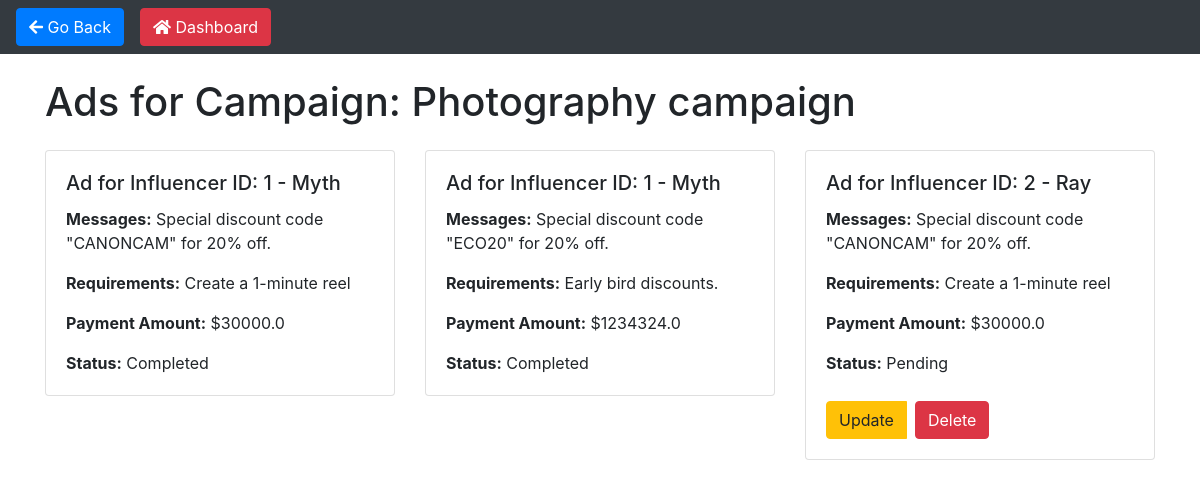
/view_ads/1 (signed in), run on the app's committed database.
### models.py (models this page shows, shortened)
class Campaign(db.Model):
    __tablename__ = "campaign"
    id = db.Column(db.Integer, primary_key=True)
    name = db.Column(db.String(64), nullable=False)
    date_created = db.Column(db.DateTime, nullable=False, default=datetime.utcnow)
    description = db.Column(db.String(84), nullable=False)
    start_date = db.Column(db.DateTime, nullable=False)
    end_date = db.Column(db.DateTime, nullable=False)
    budget = db.Column(db.Integer, nullable=False)
    visibility = db.Column(db.String(84), nullable=False)
    goals = db.Column(db.String(84), nullable=False)
    niche = db.Column(db.String(64), nullable=False)
    user_id = db.Column(db.Integer, db.ForeignKey('user.id'), nullable=False)
    associated_influencers = db.relationship('Influencer', secondary=influencer_campaign_association,
                                             back_populates='campaigns')
    ads = db.relationship('Ad', backref='campaign', lazy=True)
    user = db.relationship('User', backref='campaigns')

class Ad(db.Model):
    __tablename__ = 'ad'
    id = db.Column(db.Integer, primary_key=True)
    campaign_id = db.Column(db.Integer, db.ForeignKey('campaign.id'), nullable=False)
    influencer_id = db.Column(db.Integer, db.ForeignKey('influencer.id'), nullable=False)
    messages = db.Column(db.Text, nullable=False)
    requirements = db.Column(db.Text)
    payment_amount = db.Column(db.Float, nullable=False)
    status = db.Column(db.String(50), nullable=False, default='Pending')  # Pending, Accepted, Rejected
    created_at = db.Column(db.DateTime, default=datetime.utcnow)

### main.py (the view)
@app.route('/view_ads/<int:campaign_id>', methods=['GET'])
def view_ads(campaign_id):
    campaign = Campaign.query.get_or_404(campaign_id)
    ads = Ad.query.filter_by(campaign_id=campaign_id).all()
    for ad in ads:
        influencer = Influencer.query.get(ad.influencer_id)
        ad.influencer_name = influencer.name if influencer else 'Unknown'
    return render_template('view_ads.html', campaign=campaign, ads=ads)

### main.py (called while the page is built)
@login_manager.user_loader
def load_user(user_id):
    return User.query.get(int(user_id))

### templates/view_ads.html (shortened to what this page needs)
<!DOCTYPE html>
<html lang="en">
  <head>
    <link
      href="https://stackpath.bootstrapcdn.com/bootstrap/4.5.2/css/bootstrap.min.css"
      rel="stylesheet"
    />
    <link
      href="https://cdnjs.cloudflare.com/ajax/libs/font-awesome/5.15.1/css/all.min.css"
      rel="stylesheet"
    />
  </head>
  <body>
    <nav class="navbar navbar-expand-lg navbar-dark bg-dark mb-4">
      <button class="btn btn-primary" onclick="history.back()">
        <i class="fas fa-arrow-left"></i> Go Back
      </button>
      <button
        class="btn btn-danger ml-3"
        onclick="window.location.href='/sponsor_dashboard'"
      >
        <i class="fas fa-home"></i> Dashboard
      </button>
    </nav>
    <div class="container mt-4">
      <h1 class="mb-4">Ads for Campaign: {{ campaign.name }}</h1>
      {% if ads %}
      <div class="row">
        {% for ad in ads %}
        <div class="col-md-4 mb-4">
          <div class="card">
            <div class="card-body">
              <h5 class="card-title">
                Ad for Influencer ID: {{ ad.influencer_id }} - {{
                ad.influencer_name }}
              </h5>
              <p class="card-text">
                <strong>Messages:</strong> {{ ad.messages }}
              </p>
              <p class="card-text">
                <strong>Requirements:</strong> {{ ad.requirements }}
              </p>
              <p class="card-text">
                <strong>Payment Amount:</strong> ${{ ad.payment_amount }}
              </p>
              <p class="card-text"><strong>Status:</strong> {{ ad.status }}</p>
              {% if ad.status == 'Pending' %}
              <div class="btn-group" role="group" aria-label="Ad actions">
                <a
                  href="{{ url_for('update_ad', ad_id=ad.id) }}"
                  class="btn btn-warning mr-2"
                  >Update</a
                >
                <form
                  action="{{ url_for('delete_ad', ad_id=ad.id) }}"
                  method="POST"
                  style="display: inline"
                >
                  <button type="submit" class="btn btn-danger">Delete</button>
                </form>
              </div>
              {% endif %}
            </div>
          </div>
        </div>
        {% endfor %}
      </div>
      {% else %}
      <p>No ads found for this campaign.</p>
      {% endif %}
    </div>
  </body>
</html>

### templates/view_ads.html (style rules this page uses)
.card { margin-bottom: 20px; }
.btn-group { margin-top: 10px; }

### data on the page
Campaign: name "Photography campaign"
Ad: influencer_id "1", influencer_name "Myth", messages "Special discount code \"CANONCAM\" for 20% off.", requirements "Create a 1-minute reel", payment_amount "30000.0", status "Completed"
Ad: influencer_id "1", influencer_name "Myth", messages "Special discount code \"ECO20\" for 20% off.", requirements "Early bird discounts.", payment_amount "1234324.0", status "Completed"
Ad: influencer_id "2", influencer_name "Ray", messages "Special discount code \"CANONCAM\" for 20% off.", requirements "Create a 1-minute reel", payment_amount "30000.0", status "Pending"
